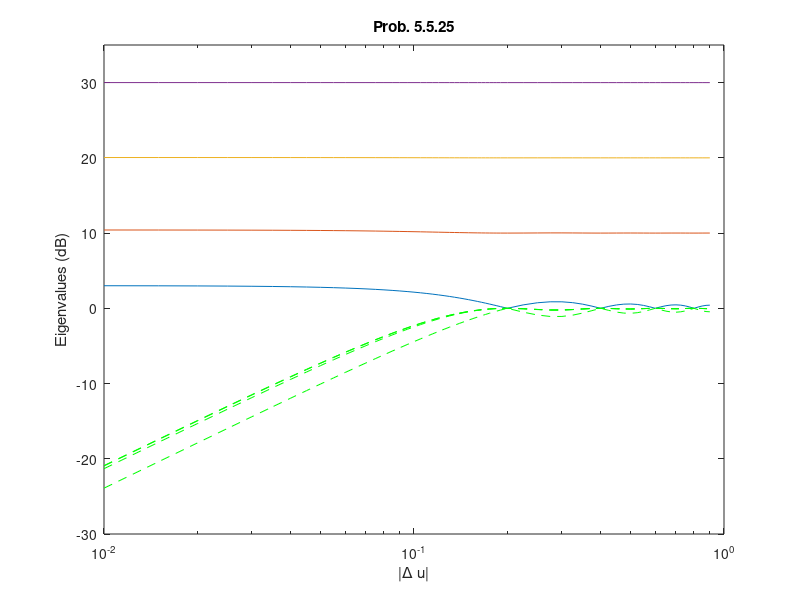
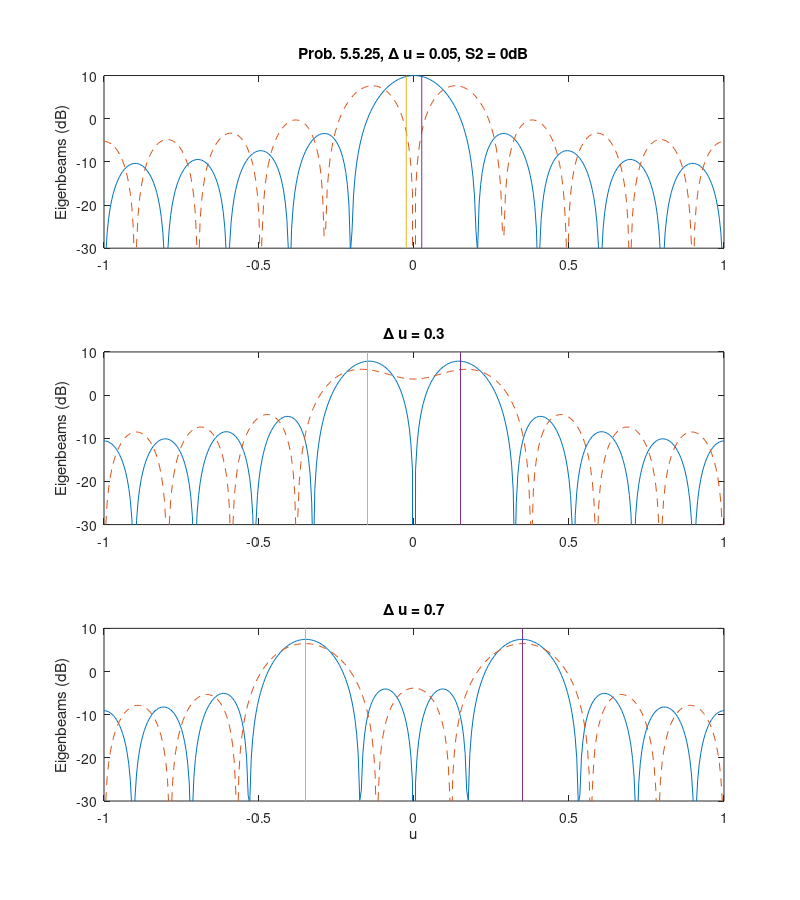
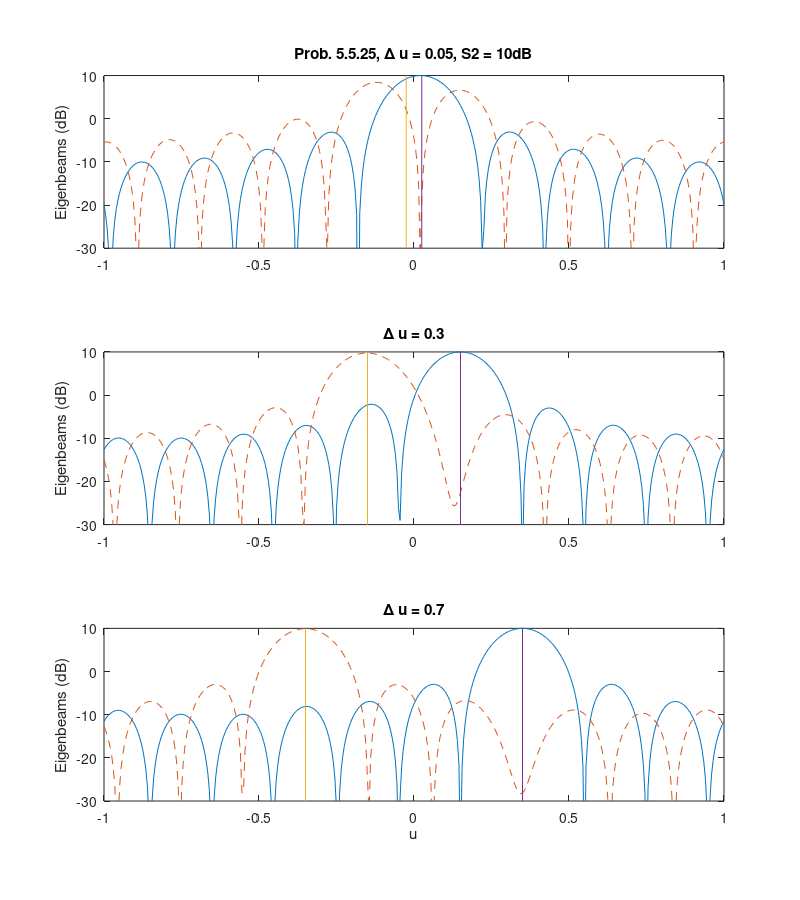
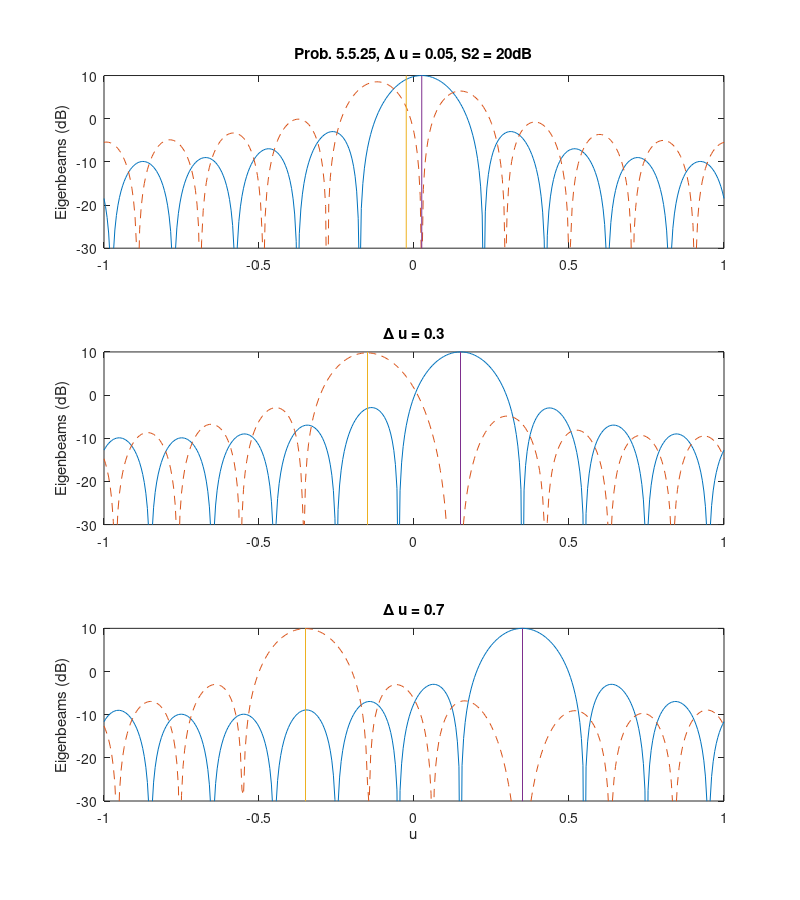

MATLAB code for these plots, in order:
%%%%%%%%%%%%%%%%%%%%%%%%%%%%%%%%
% problem 5.5.25
% K. Bell 11/9/99
% updated by K. Bell 11/17/00
%%%%%%%%%%%%%%%%%%%%%%%%%%%%%%%%

clear all
close all

%************************
% Array
%************************
N = 10;                                 % Elements in array
d= 0.5;                                % sensor spacing half wavelength wrt wc
D = d*[-(N-1)/2:1:(N-1)/2].';
u = [-1:0.005:1];
nx = length(u);
vv = exp(j*2*pi*D*u);

%************************
% Source
%************************

S2 = [0 10 20 30];

for n2 = 1:4
   sigma_s = [1 0;0 10.^(S2(n2)/10)];
   du = [[0.01:0.005:0.19] [0.2:0.025:0.9]];
   
   ns = length(du);
   us1 = -du/2;
   us2 = du/2;
   V1 = exp(j*2*pi*D*us1);
   V2 = exp(j*2*pi*D*us2);
   
   val1 = zeros(1,ns);
   val2 = zeros(1,ns);
   
   
   for n=1:ns
      V = [V1(:,n) V2(:,n)];
      R = V*sigma_s*V';
      [v,lam] = eig(R);
      [lam,ind] = sort(diag(abs(lam)));        % sort eigenvalues in ascending order 
      v       = v(:,ind);                      % arrange eigenvectors in same order
      v1 = v(:,N);
      v2 = v(:,N-1);
      val1(n) = real(lam(N))/N;
      val2(n) = real(lam(N-1))/N;
   end
   
   figure(1)
   semilogx(du,10*log10(val1),'-')
   hold on
   semilogx(du,10*log10(val2),'--g')
   q=axis;
   axis([q(1:2) -30 35])
   grid off
   xlabel('|\Delta u|')
   ylabel('Eigenvalues (dB)')
   title(['Prob. 5.5.25'])
   hold on
   
   du = [0.05 0.3 0.7];
   
   ns = length(du);
   us1 = -du/2;
   us2 = du/2;
   V1 = exp(j*2*pi*D*us1);
   V2 = exp(j*2*pi*D*us2);
   figure
   
   for n=1:ns
      V = [V1(:,n) V2(:,n)];
      R = V*sigma_s*V';
      [v,lam] = eig(R);
      [lam,ind] = sort(diag(abs(lam)));        % sort eigenvalues in ascending order 
      v       = v(:,ind);                      % arrange eigenvectors in same order
      v1 = v(:,N);
      v2 = v(:,N-1);
      B1 = v1'*vv;
      B2 = v2'*vv;
      subplot(3,1,n)
      h1=plot(u,10*log10(abs(B1).^2),'-');
      hold on
      h2=plot(u,10*log10(abs(B2).^2),'--');
      plot(us1(n)*[1 1],[-50 10],'-')
      plot(us2(n)*[1 1],[-50 10],'-')
      hold off
      axis([-1 1 -30 10])
      ylabel('Eigenbeams (dB)')
      if n==1
         title(['Prob. 5.5.25, \Delta u = ' num2str(du(n)) ', S2 = ' num2str(10*log10(sigma_s(2,2))) 'dB'])
      else
         title(['\Delta u = ' num2str(du(n))])
      end
   end
   xlabel('u')
   set(gcf,'Paperposition',[0.25 1 8 9])
end
